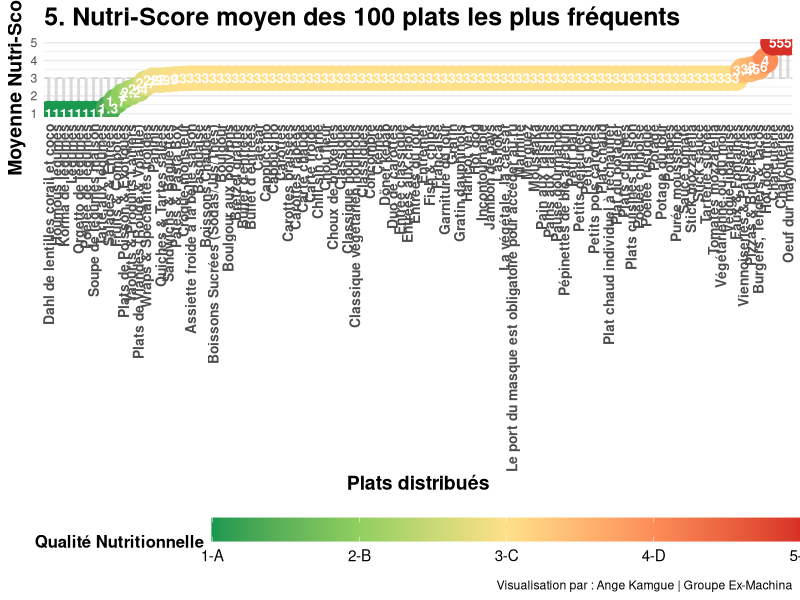
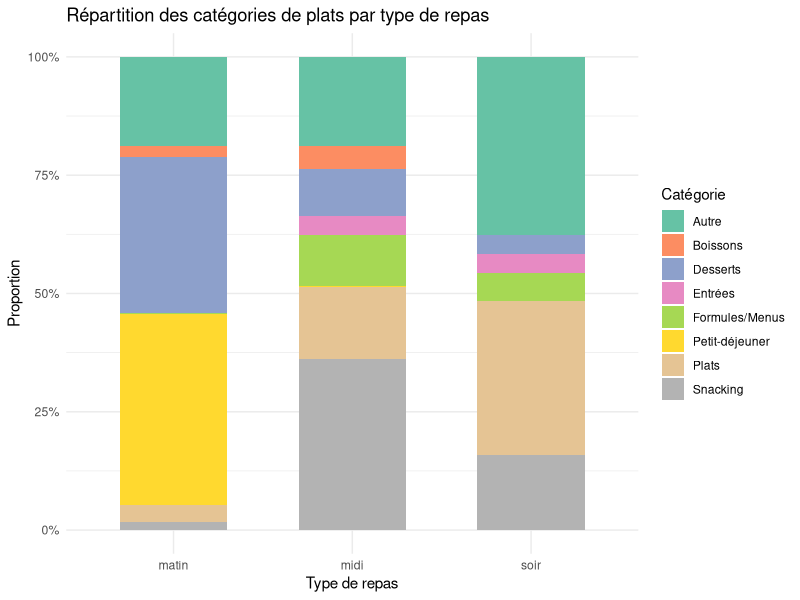
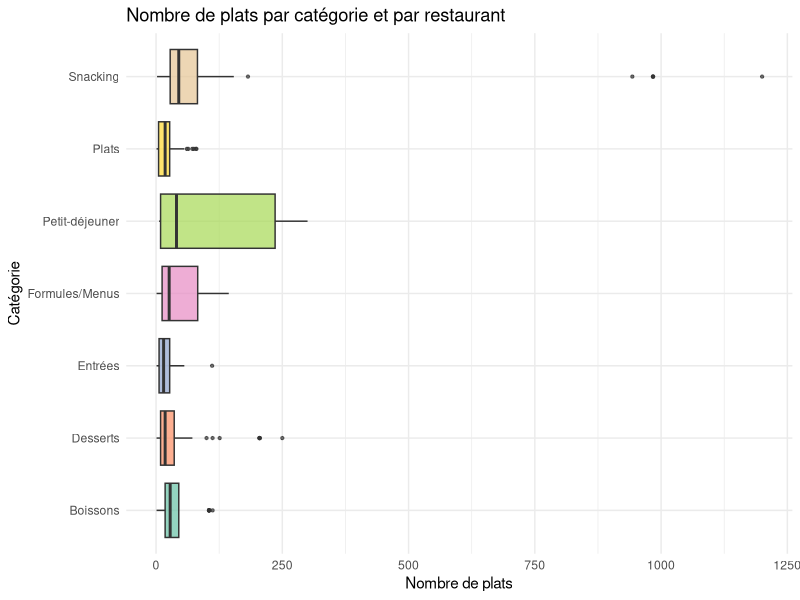
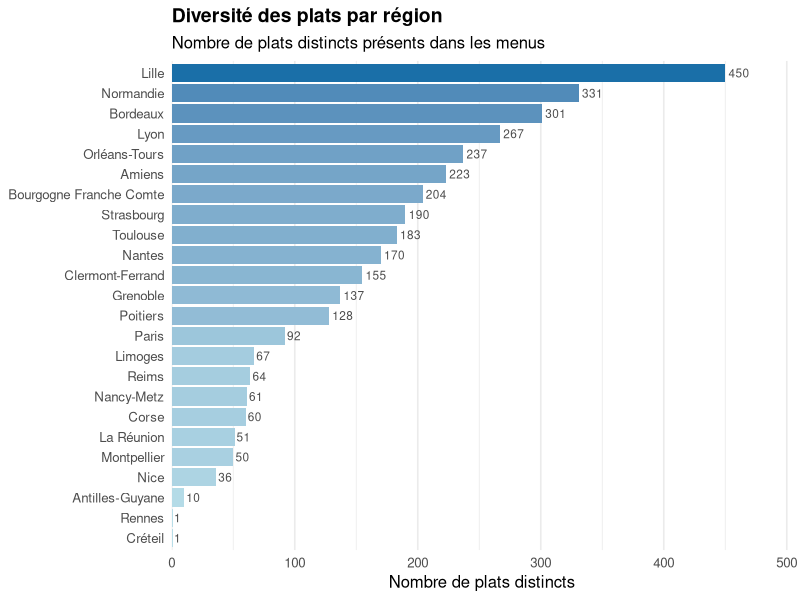

The R source for these figures, in order:
## ---- chunk 1
knitr::opts_chunk$set(echo = TRUE)
library(dplyr)
library(tibble)
library(ggplot2)
library(tidyr)
library(readr)
library(forcats)
library(scales)
## ---- chunk 2
#Question 5 : Quel est le Nutri-Score moyen des 100 plats les plus fréquents ?

library(tidyverse)
library(ggplot2)

menus <- read_csv("menus_complets_enrichis.csv")

data_nutri <- menus %>%
  mutate(
    plat_test = iconv(str_to_lower(plat), to = "ASCII//TRANSLIT"),
    plat_test = str_squish(plat_test),
    # Conversion du Nutri-Score
    nutri_num = case_when(
      nutriscore == "A" ~ 1,
      nutriscore == "B" ~ 2,
      nutriscore == "C" ~ 3,
      nutriscore == "D" ~ 4,
      nutriscore == "E" ~ 5,
      TRUE ~ NA_real_
    )
  ) %>%
  # --- BLOC DE NETTOYAGE RADICAL ---
  filter(
    !str_detect(plat_test, "montreal|a emporter|telechargez|note douce|carte detaillee|inspiration du jour|simple & gourmand|manque plus que vous"),
    !str_detect(plat_test, "bon appetit|allergenes|consultez la carte|plat du jour|le dandy|les ameliores|hors d'oeuvre varies"),
    !str_detect(plat_test, "pain est compris|origine france|selon fabrication")
  ) %>%
  # Bloc de regroupement
  mutate(plat_general = case_when(
    str_detect(plat_test, "sandwich|baguette|complet|viennois|ciabatta|bagnat|jambon beurre|rosette|thon mayo|pain speciaux|pain suedois") ~ "Sandwichs & Baguettes",
    str_detect(plat_test, "burger|hamburger|tenders|box tenders|tacos|bacon butternut|chicken hawai") ~ "Burgers, Tenders & Tacos",
    str_detect(plat_test, "panini") ~ "Paninis",
    str_detect(plat_test, "wrap|nordiques") ~ "Wraps & Spécialités froides",
    str_detect(plat_test, "salade|cesar|santorin|bowl|crudites|nicoise|taboule|surimi|coleslaw|oeufs mayo") ~ "Salades & Entrées",
    str_detect(plat_test, "pasta|pate|bolognaise|carbonara|napolitaine|pesto|sodebo|fusilli|penne|coquillette|macaroni|torsade") ~ "Pâtes & Pasta Box",
    str_detect(plat_test, "pizza|margherita|bruchetta") ~ "Pizzas & Bruschettas",
    str_detect(plat_test, "croque[- ]monsieur|croques monsieur") ~ "Croque-monsieur",
    str_detect(plat_test, "quiche|tarte salee|lorraine|chevre|courgette") ~ "Quiches & Tartes salées",
    str_detect(plat_test, "poulet|tikka|curry|cajun|teriyaki|nuggets|escalope|cordon bleu|dinde|carbonade|viande|boeuf|chili con carne") ~ "Plats de Viandes (Rouge & Volaille)",
    str_detect(plat_test, "poisson|saumon|bordelaise|colin|macha ko tharkari") ~ "Plats de Poisson & Exotiques",
    str_detect(plat_test, "yaourt|laitage|fromage blanc|entremets|verre de lait") ~ "Yaourts & Produits Laitiers",
    str_detect(plat_test, "cookie|muffin|beignet|donut|brownie|patisserie|viennoiserie|croissant|pain au chocolat|choco suisse|palmier|gateau|crepe|nutella|biscuit|tartelette") ~ "Viennoiseries & Pâtisseries",
    str_detect(plat_test, "fruit|compote|pomme|banane|orange|confiture") ~ "Fruits & Compotes",
    str_detect(plat_test, "eau |fontaine|cristaline|vittel|volvic|perrier|gazeuse|plate") ~ "Eaux & Fontaines",
    str_detect(plat_test, "coca|soda|red bull|monster|oasis|fuzz|minute maid|jus de|the aromatise|the nature|canette") ~ "Boissons Sucrées (Sodas/Jus/Thés)",
    str_detect(plat_test, "cafe|expresso|latte|macchiato|capuccino|moccaccino|chocolat chaud") ~ "Boissons Chaudes",
    TRUE ~ plat 
  ))

# 2. Calcul du Top 100 et de leur Nutri-Score moyen
top_100_nutri <- data_nutri %>%
  group_by(plat_general) %>%
  summarise(
    n = n(),
    nutri_moyen = mean(nutri_num, na.rm = TRUE)
  ) %>%
  filter(!is.na(nutri_moyen)) %>%
  # Suppression manuelle des dernières miettes si nécessaire
  filter(!plat_general %in% c("Frites", "Chips, pringles", "Chips natures ou aromatisées")) %>%
  arrange(desc(n)) %>%
  head(100)

# 3. Préparation pour le graphique
top_100_nutri_div <- top_100_nutri %>%
  mutate(nutri_label = round(nutri_moyen, 1)) %>%
  arrange(nutri_moyen)


# Visualisation
# Création du graphique "Divergent Lollipop"
# Visualisation
p_vertical <- ggplot(top_100_nutri_div, aes(x = reorder(plat_general, nutri_moyen), y = nutri_moyen)) +
  geom_hline(yintercept = 3, linetype = "dashed", color = "grey80") +
  
  geom_segment(aes(xend = plat_general, y = 3, yend = nutri_moyen), 
               color = "grey85", size = 1) + # Tige légèrement plus épaisse
  
  geom_point(aes(color = nutri_moyen), size = 8) + # Bulles plus grandes (de 5 à 8)
  
  # 1. Augmentation du texte DANS les bulles (size de 1.5 à 3.5)
  geom_text(aes(label = nutri_label), color = "white", size = 3.5, fontface = "bold") +
  
  scale_color_gradientn(
    colors = c("#1a9850", "#91cf60", "#fee08b", "#fc8d59", "#d73027"),
    limits = c(1, 5), 
    breaks = c(1, 2, 3, 4, 5),             
    labels = c("1-A", "2-B", "3-C", "4-D", "5-E"), 
    name = "Qualité Nutritionnelle"
  ) +
  
  theme_minimal() +
  labs(
    title = "5. Nutri-Score moyen des 100 plats les plus fréquents",
    x = "Plats distribués", 
    y = "Moyenne Nutri-Score",
    caption = "Visualisation par : Ange Kamgue | Groupe Ex-Machina"
  ) +
  theme(
    # 2. Augmentation des noms des plats en bas (size de 6 à 10 + gras)
    axis.text.x = element_text(angle = 90, vjust = 0.5, hjust = 1, size = 10, face = "bold"),
    
    # 3. Augmentation des titres des axes et du graphique
    axis.title = element_text(size = 14, face = "bold"),
    plot.title = element_text(size = 18, face = "bold"),
    
    panel.grid.major.x = element_blank(),
    legend.position = "bottom",
    
    # 4. Augmentation de la taille du texte de la légende
    legend.key.width = unit(3, "cm"),
    legend.title = element_text(size = 12, face = "bold"),
    legend.text = element_text(size = 11)
  )

# Affichage (Assure-toi que ton chunk a fig.width=20 ou plus)
print(p_vertical)

## ---- chunk 3
# Dictionnaire de regroupement des catégories
groupes <- c(
  "Entrées"        = "entr",
  "Plats"          = "plat|chaud|accompagne|grillade",
  "Desserts"       = "dessert|douceur|patisserie|compote|yaourt",
  "Boissons"       = "boisson|cafe|froid",
  "Snacking"       = "sandwich|panini|snacking|salade",
  "Formules/Menus" = "formule|menu",
  "Petit-déjeuner" = "viennois|petit.dej"
)

# Fonction de regroupement
classer <- function(categorie) {
  cat_lower <- tolower(categorie)
  for (groupe in names(groupes)) {
    if (str_detect(cat_lower, groupes[groupe])) return(groupe)
  }
  return("Autre")
}

# Calcul des proportions
structure_repas <- menus %>%
  mutate(categorie_groupe = map_chr(categorie, classer)) %>%
  group_by(repas, categorie_groupe) %>%
  summarise(n = n(), .groups = "drop") %>%
  group_by(repas) %>%
  mutate(proportion = n / sum(n))

# Visualisation
ggplot(structure_repas,
       aes(x = repas, y = proportion, fill = categorie_groupe)) +
  geom_col(position = "fill", width = 0.6) +
  scale_y_continuous(labels = scales::percent_format()) +
  scale_fill_brewer(palette = "Set2", name = "Catégorie") +
  labs(
    title = "Répartition des catégories de plats par type de repas",
    x     = "Type de repas",
    y     = "Proportion"
  ) +
  theme_minimal(base_size = 11)
## ---- chunk 4
nb_plats_cat <- menus %>%
  mutate(categorie_groupe = map_chr(categorie, classer)) %>%
  filter(categorie_groupe != "Autre") %>%
  group_by(restaurant_id, categorie_groupe) %>%
  summarise(nb_plats = n(), .groups = "drop")

ggplot(nb_plats_cat,
       aes(x = categorie_groupe, y = nb_plats, fill = categorie_groupe)) +
  geom_boxplot(outlier.size = 0.8, alpha = 0.7, show.legend = FALSE) +
  scale_fill_brewer(palette = "Set2") +
  coord_flip() +
  labs(
    title = "Nombre de plats par catégorie et par restaurant",
    x     = "Catégorie",
    y     = "Nombre de plats"
  ) +
  theme_minimal(base_size = 11)
## ---- chunk 5
# ── 0. Chargement ────────────────────────────────────────────
restaurants <- read_csv("liste_restaurants.csv",
                        show_col_types = FALSE)

menus <- read_csv("menus_complets_enrichis.csv",
                  show_col_types = FALSE)

# ── 1. Jointure : on rattache la région à chaque ligne de menu ─
df <- menus %>%
  left_join(
    restaurants %>% select(code, region = "region.libelle"),
    by = c("restaurant_id" = "code")
  ) %>%
  filter(!is.na(region))

# ── 2. Métrique : Définir la diversité comme le nombre de plats distincts dans les menus pour chaque région
diversite <- df %>%
  group_by(region) %>%
  summarise(
    n_menus        = n(),
    n_plats_uniq   = n_distinct(plat),
    n_categories   = n_distinct(categorie),
    n_restaurants  = n_distinct(restaurant_id),
    plats_par_rest = n_plats_uniq / n_restaurants,
    .groups = "drop"
  ) %>%
  arrange(desc(n_plats_uniq))

# ── 3. Bar plot : on affiche un bar plot représentant la diversité pour chaque région par ordre croissant
diversite %>%
  mutate(region = fct_reorder(region, n_plats_uniq)) %>%
  ggplot(aes(x = n_plats_uniq, y = region, fill = n_plats_uniq)) +
  geom_col(show.legend = FALSE) +
  geom_text(aes(label = n_plats_uniq),
            hjust = -0.15, size = 3, color = "grey30") +
  scale_fill_gradient(low = "#b7dde8", high = "#1a6fa8") +
  scale_x_continuous(expand = expansion(mult = c(0, .12))) +
  labs(
    title    = "Diversité des plats par région",
    subtitle = "Nombre de plats distincts présents dans les menus",
    x        = "Nombre de plats distincts",
    y        = NULL
  ) +
  theme_minimal(base_size = 12) +
  theme(
    plot.title    = element_text(face = "bold", size = 14),
    panel.grid.major.y = element_blank()
  )
